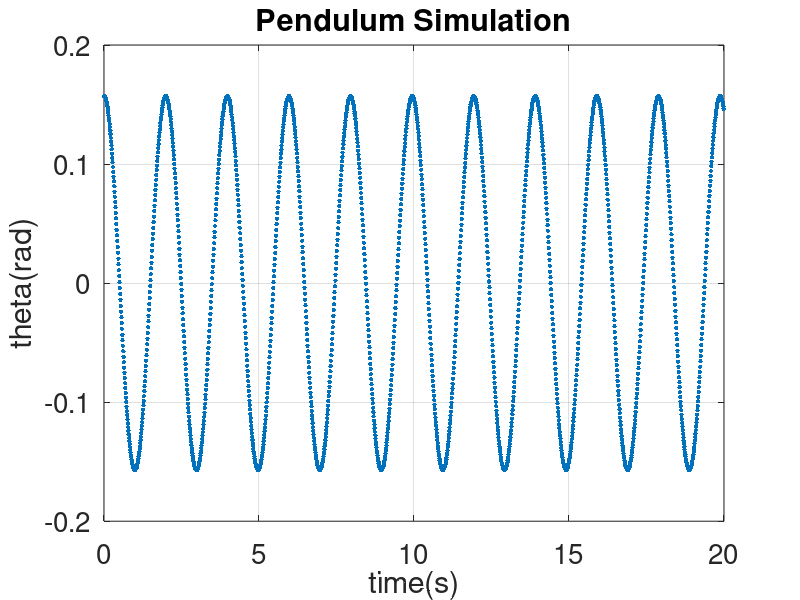

Source code (MATLAB): (Note: this script raises an error after producing the figure.)
clear all
clc 
close all
% first DSP lab simulation
% Pendulum motion under friction
% system parameter
m = 0.1;
L = 1;
g = 10;
b = 0.;
 
% Algorithm 
% Step by step solution
 
h=0.01;
% Initial Condition
 
tht(1)=pi/20;
tht(2)=tht(1);
tme(1)=0;
tme(2)=h;
% Simulation time
 
tmax=20;
N=round(tmax/h);
 
% Simulation loop
d = 1+h*b/m;
alf1 = 1+1/d;
alf2 = -1/d;
bta  = -g*h^2/(L*d);
for n=3:N
    tme(n)=(n-1)*h;
    tht(n)=alf1*tht(n-1)+alf2*tht(n-2)+bta*(tht(n-1));
end
plot(tme,tht,'.','MarkerSize',10)
title('Pendulum Simulation','FontSize',25)
xlabel('time(s)','FontSize',18);
ylabel('theta(rad)','FontSize',18);
set(gca,'FontSize',20);
grid on
shg
% Fourier Transform
Ts=h;
nv=[0:(length(tht)-1)]';
wv=linspace(-pi,pi,200);
nwv=wv*nv';
